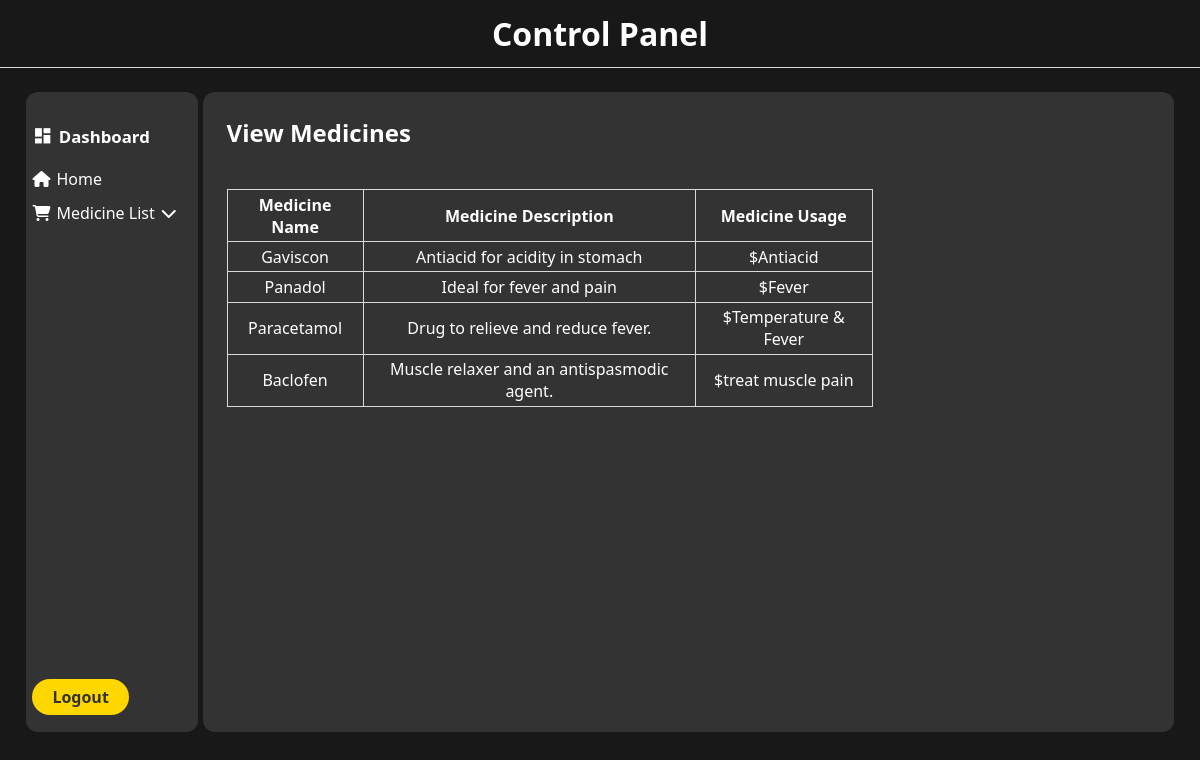
The app's page /admin/viewProducts.php (signed in) with its own data.
### tables this page shows
CREATE TABLE `medicine` (
  `id` int(30) NOT NULL,
  `med_name` varchar(255) NOT NULL,
  `med_desc` varchar(500) NOT NULL,
  `med_usage` varchar(500) NOT NULL
);

### admin/viewProducts.php (the view, shortened to what this page needs)
<?php
    include("includes/connection.php");
    if(isset($_SESSION['adminSigned']) == "1")
    {
?>
<!DOCTYPE html>
<html lang="en">
<head>
    <link rel="stylesheet" href="css/style.css">
    <link rel="stylesheet" href="../css/responsive.css">
</head>
<body>
    <div class="container">
        <div class="controlPanelLogo">
            <h1>Control Panel</h1>
        </div>
        <div class="adminContent">
            <?php
                include("includes/adminSettings.php");
            ?>
            <div class="acRight">
                <h2 class="acrHeading">View Medicines</h2>
                <table>
                    <tr>
                        <th>Medicine Name</th>
                        <th>Medicine Description</th>
                        <th>Medicine Usage</th>
                    </tr>
                    <?php
                        $sql = "select * from medicine";
                        $results = mysqli_query($connection, $sql);
                        while($row = mysqli_fetch_array($results))
                        {
                            echo "<tr>";
                                echo "<td>".$row['med_name']."</td>";
                                echo "<td>".$row['med_desc']."</td>";
                                echo "<td>$".$row['med_usage']."</td>";
                            echo "</tr>";
                        }
                    ?>
                </table>
            </div>
        </div>
    </div>
</body>
</html>
<?php
    }
    else{
        header("location:adminLogin.php");
    }
?>

### admin/includes/adminSettings.php (shortened to what this page needs)
<div class="adminSetting">
    <div class="as1">
        <div class="dashboardHeading">
            <i class="material-icons">dashboard</i>
            <p class="asHeading">Dashboard</p>
        </div>
        <ul>
            <li><a href="adminMain.php"><i class='fas fa-home'></i>Home</a></li>
            <li><a><i class='fas fa-shopping-cart'></i>Medicine List</a><i id="shopSetArrow" class='fas fa-chevron-down down-arrow'></i>
            </li>
        </ul>
    </div>
    <div class="as1">
        <a class="asLogout" href="adminLogout.php">Logout</a>
    </div>
</div>

### admin/css/style.css (style rules this page uses)
:root { --text-color: #33312d; --border-color: #d9d9d9; --default-size: 1vw; --danger-color: #a80000; }
* { margin: 0; padding: 0; box-sizing: border-box; font-family: "Segoe UI", Tahoma, Geneva, Verdana, sans-serif; color: var(--text-color); text-decoration: none; list-style: none; }
.container { width: 100%; min-height: 100vh; position: relative; background-color: #181818; }
.container * { color: #fff; }
.controlPanelLogo { width: 100%; border-bottom: 1px solid var(--border-color); display: flex; flex-direction: column; justify-content: center; align-items: center; padding: 1vw; }
.adminSetting { width: 15%; height: 80vh; margin: 0 0.2vw; padding: 2vw 0.5vw; background-color: #333; border-radius: 12px; display: flex; flex-direction: column; justify-content: space-between; }
.adminContent { width: 100%; display: flex; padding: 2vw; padding-bottom: 1vw; }
.as1 { width: 100%; }
.asHeading { font-size: 1.4vw; font-weight: 600; }
.adminSetting ul li { margin: 1vw 0; }
.adminSetting ul li a { cursor: pointer; }
.asLogout { padding: 0.4vw 1.5vw; border: 2px solid transparent; color: #333 !important; font-weight: 600; background-color: #ffd700; border-radius: 48vw; transition: 0.3s; }
.dashboardHeading { width: 100%; height: 5vh; display: flex; align-items: center; }
.dashboardHeading i { font-size: 1.7vw; }
.acRight { width: 85%; min-height: 80vh; margin: 0 0.2vw; padding: 2vw; background-color: #333; border-radius: 12px; }
.acrHeading { font-weight: 600; }
.acRight table { text-align: center; width: 70%; border-collapse: collapse; margin-top: 5vh; border: 1px solid var(--border-color); }
th, td { padding: 0.3vw 0.5vw; border: 1px solid var(--border-color); }
i { margin-right: 0.5vw; }
.down-arrow { margin-left: 0.5vw; }

### records on screen
medicine: med_name "Gaviscon", med_desc "Antiacid for acidity in stomach", med_usage "Antiacid"
medicine: med_name "Panadol", med_desc "Ideal for fever and pain", med_usage "Fever"
medicine: med_name "Paracetamol", med_desc "Drug to relieve and reduce fever.", med_usage "Temperature & Fever"
medicine: med_name "Baclofen", med_desc "Muscle relaxer and an antispasmodic agent.", med_usage "treat muscle pain"
